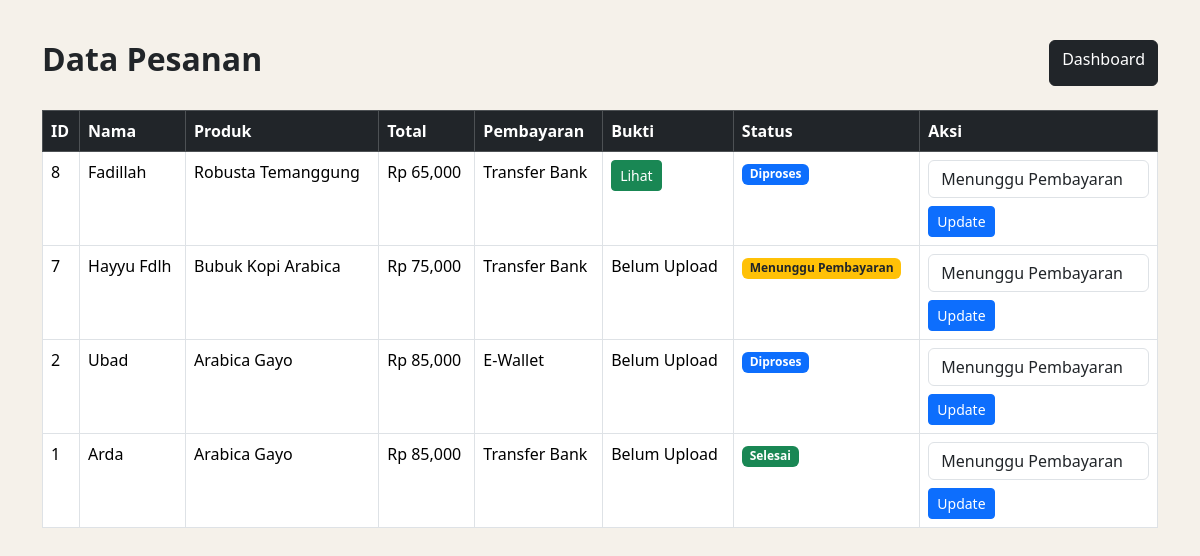
/admin/admin_pesanan.php (signed in), run on the app's committed database.
### tables this page shows
CREATE TABLE IF NOT EXISTS `pesanan` (
  `id` int NOT NULL AUTO_INCREMENT,
  `nama` varchar(100) DEFAULT NULL,
  `email` varchar(100) DEFAULT NULL,
  `alamat` text,
  `produk` varchar(100) DEFAULT NULL,
  `harga` int DEFAULT NULL,
  `payment` varchar(50) DEFAULT NULL,
  `status_pesanan` varchar(50) DEFAULT 'Menunggu Pembayaran',
  `bukti_transfer` varchar(255) DEFAULT NULL,
  `tanggal` timestamp NULL DEFAULT CURRENT_TIMESTAMP,
  `berat` varchar(20) DEFAULT NULL,
  `qty` int DEFAULT NULL,
  PRIMARY KEY (`id`)
);

### admin/admin_pesanan.php (the view, shortened to what this page needs)
<?php
include '../config/koneksi.php';
$data = mysqli_query(
    $conn,
    "SELECT * FROM pesanan ORDER BY id DESC"
);
?>
<!DOCTYPE html>
<html>
<head>
<link href="https://cdn.jsdelivr.net/npm/bootstrap@5.3.3/dist/css/bootstrap.min.css" rel="stylesheet">
</head>
<body>
<div class="container">
    <div class="d-flex justify-content-between mb-4">
        <h2 class="fw-bold">
            Data Pesanan
        </h2>
        <a href="dashboard.php" class="btn btn-dark">
            Dashboard
        </a>
    </div>
    <table class="table table-bordered bg-white">
        <tr class="table-dark">
            <th>ID</th>
            <th>Nama</th>
            <th>Produk</th>
            <th>Total</th>
            <th>Pembayaran</th>
            <th>Bukti</th>
            <th>Status</th>
            <th>Aksi</th>
        </tr>
        <?php while($d = mysqli_fetch_array($data)){ ?>
        <tr>
            <td><?php echo $d['id']; ?></td>
            <td><?php echo $d['nama']; ?></td>
            <td><?php echo $d['produk']; ?></td>
            <td>
                Rp <?php echo number_format($d['harga']); ?>
            </td>
            <td>
                <?php echo $d['payment']; ?>
            </td>
            <td>
                <?php if($d['bukti_transfer'] != ''){ ?>
                    <a
                    href="../bukti/<?php echo $d['bukti_transfer']; ?>"
                    target="_blank"
                    class="btn btn-success btn-sm">
                        Lihat
                    </a>
                <?php } else { ?>
                    Belum Upload
                <?php } ?>
            </td>
            <td>
            <?php
            $status = $d['status_pesanan'];
            if($status == "Menunggu Pembayaran"){
            echo "<span class='badge bg-warning text-dark'>$status</span>";
            }
            elseif($status == "Menunggu Verifikasi"){
            echo "<span class='badge bg-info'>$status</span>";
            }
            elseif($status == "Diproses"){
            echo "<span class='badge bg-primary'>$status</span>";
            }
            elseif($status == "Dikirim"){
            echo "<span class='badge bg-secondary'>$status</span>";
            }
            else{
            echo "<span class='badge bg-success'>$status</span>";
            }
            ?>
            </td>
            <td>
                <form
                action="update_status.php"
                method="POST">
                    <select
                    name="status"
                    class="form-control mb-2">
                        <option>
                            Menunggu Pembayaran
                        </option>
                    </select>
                    <button class="btn btn-primary btn-sm">
                        Update
                    </button>
                </form>
            </td>
        </tr>
        <?php } ?>
    </table>
</div>
</body>
</html>

### admin/admin_pesanan.php (style rules this page uses)
body { background:#f5f1ea; }
.container { margin-top:40px; }

### data on the page
pesanan: id "8", nama "Fadillah", produk "Robusta Temanggung", harga "65,000", payment "Transfer Bank", status_pesanan "Diproses"
pesanan: id "7", nama "Hayyu Fdlh", produk "Bubuk Kopi Arabica", harga "75,000", payment "Transfer Bank", shows "Belum Upload", status_pesanan "Menunggu Pembayaran"
pesanan: id "2", nama "Ubad", produk "Arabica Gayo", harga "85,000", payment "E-Wallet", shows "Belum Upload", status_pesanan "Diproses"
pesanan: id "1", nama "Arda", produk "Arabica Gayo", harga "85,000", payment "Transfer Bank", shows "Belum Upload", status_pesanan "Selesai"
